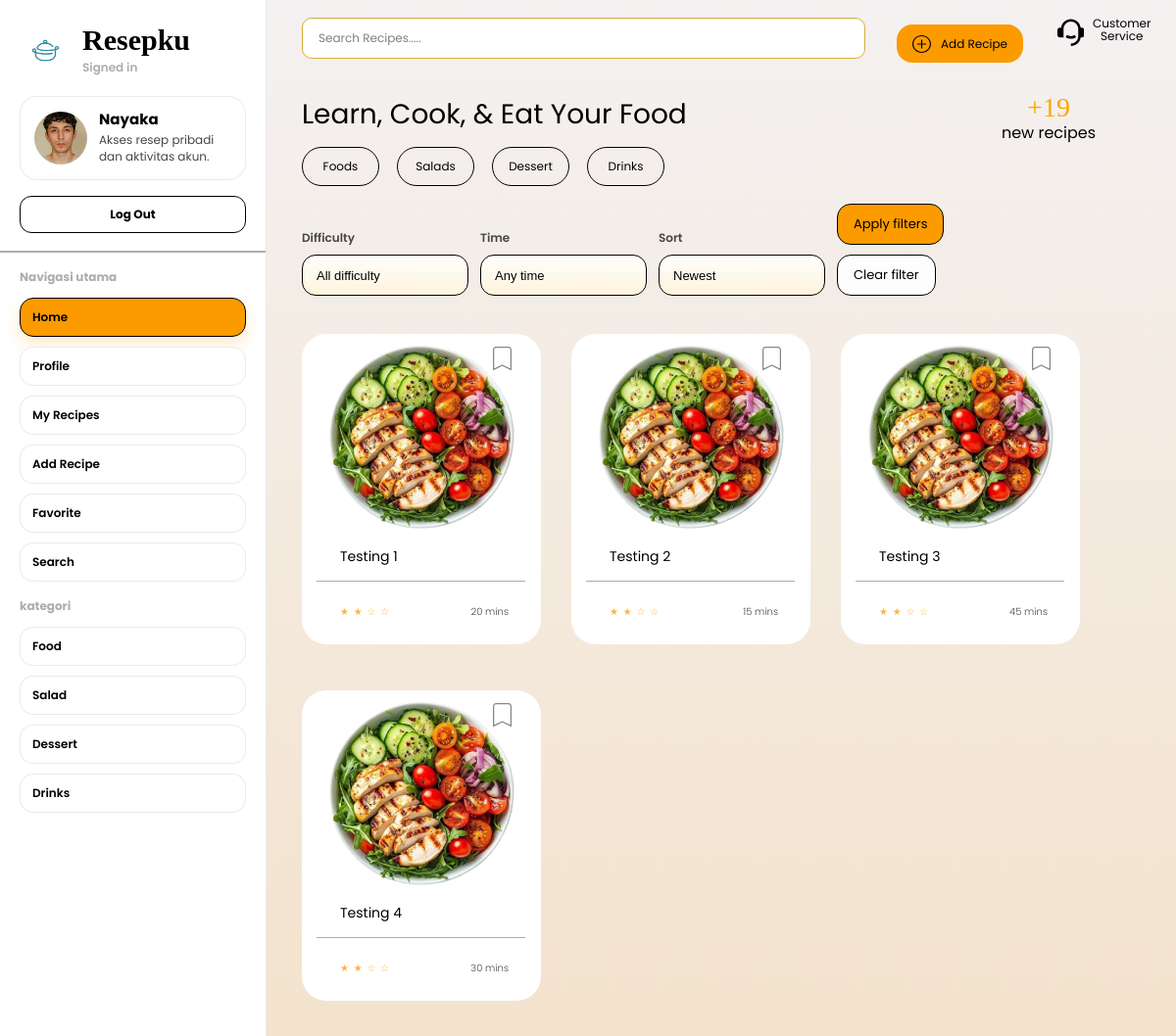
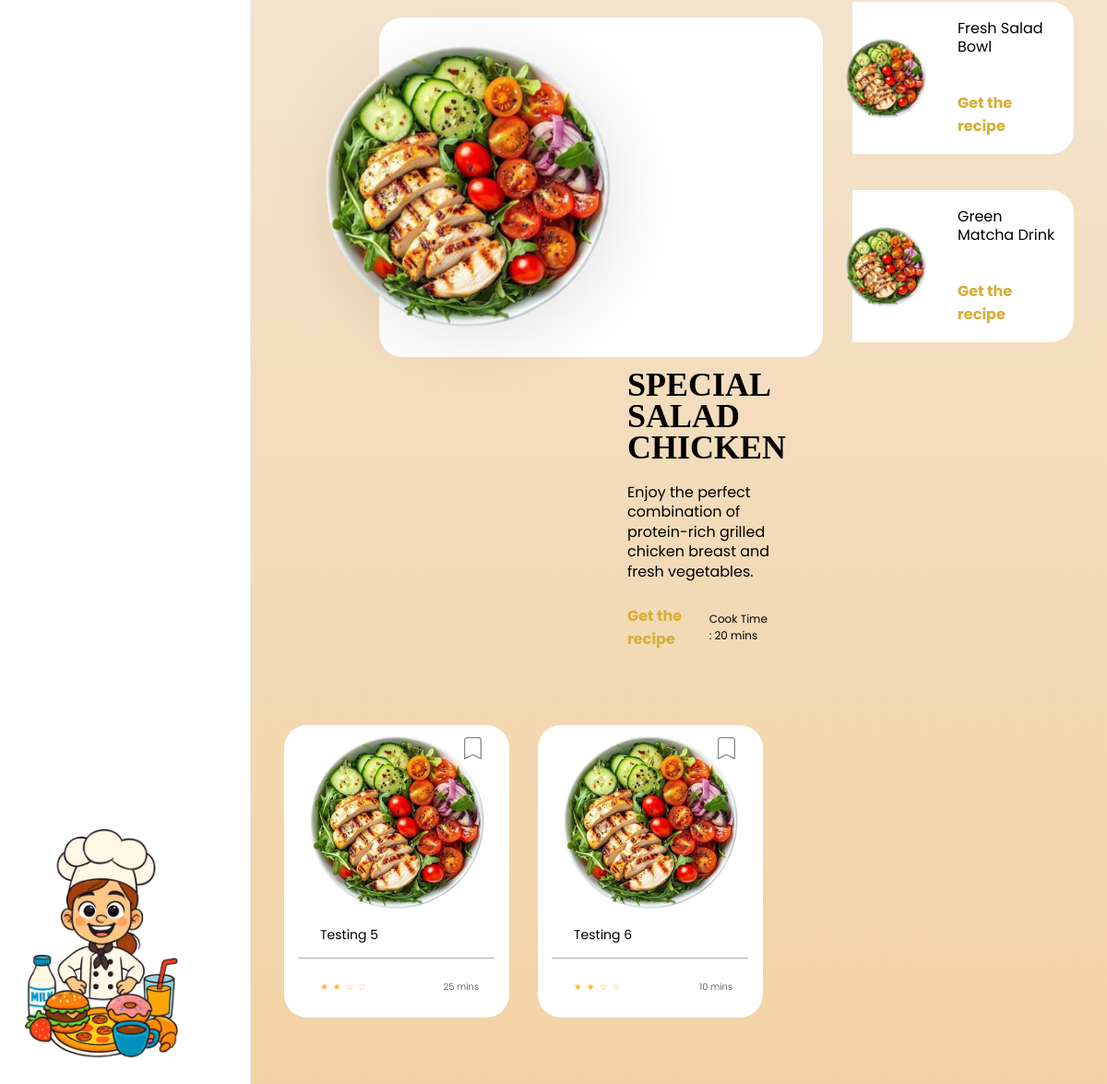
The app's page /home/index.php with its own data (2 pictures, top to bottom).
### tables this page shows
CREATE TABLE `recipes` (
  `resep_id` bigint UNSIGNED NOT NULL,
  `pengguna_id` bigint UNSIGNED NOT NULL,
  `nama_resep` varchar(255) NOT NULL,
  `deskripsi` text,
  `langkah_resep` text,
  `waktu_memasak` int DEFAULT NULL,
  `porsi` int DEFAULT NULL,
  `foto_resep` varchar(255) DEFAULT NULL,
  `kategori` varchar(100) DEFAULT NULL,
  `tingkat_kesulitan` enum('mudah','sedang','sulit') NOT NULL DEFAULT 'sedang',
  `dibuat_pada` timestamp NULL DEFAULT CURRENT_TIMESTAMP
);

### home/index.php (the view, shortened to what the rows shown need)
<?php
require_once __DIR__ . '/../config/helpers.php';
require_once __DIR__ . '/../data/recipe_repository.php';
$filters = [
    'q' => trim((string) ($_GET['q'] ?? '')),
    'category' => trim((string) ($_GET['category'] ?? '')),
    'difficulty' => trim((string) ($_GET['difficulty'] ?? '')),
    'max_time' => trim((string) ($_GET['max_time'] ?? '')),
    'sort' => trim((string) ($_GET['sort'] ?? 'newest')),
];
$isDefaultView = $filters['q'] === ''
    && $filters['category'] === ''
    && $filters['difficulty'] === ''
    && $filters['max_time'] === ''
    && $filters['sort'] === 'newest';
$recipes = recipe_catalog_filtered_db($filters, 24);
$defaultRecipes = $isDefaultView ? recipe_catalog_from_db() : [];
$topRecipes = $isDefaultView ? array_slice($defaultRecipes, 0, 4) : [];
$bottomRecipes = $isDefaultView ? array_slice($defaultRecipes, 4) : [];
$featured = [
    'title' => 'Special Salad Chicken',
    'image' => '../assets/img/recipe-salad-hero.png',
    'summary' => 'Enjoy the perfect combination of protein-rich grilled chicken breast and fresh vegetables.',
    'cook_time' => '20 mins',
    'id' => null,
];
?>
<!DOCTYPE html>
<html lang="id">
<head>
    <link rel="stylesheet" href="../assets/css/style.css">
</head>
<body class="home-page">
    <main class="home-main" data-node-id="1:312">
        <section class="home-hero">
            <div>
                <h1>Learn, Cook, &amp; Eat Your Food</h1>
            </div>
        </section>
        <?php if ($isDefaultView): ?>
            <section class="recipe-grid" aria-label="Daftar resep">
                <?php foreach ($topRecipes as $recipe): ?>
                    <article class="recipe-card" data-node-id="16:155">
                        <?php if (!empty($recipe['id'])): ?>
                            <a class="recipe-card__link" href="../resep/detail.php?id=<?= e((string) $recipe['id']) ?>">
                            </a>
                        <?php endif; ?>
                        <img class="recipe-card__image" src="<?= e($recipe['image']) ?>" alt="<?= e($recipe['title']) ?>">
                        <button class="recipe-card__bookmark" type="button" aria-label="Simpan resep">
                            <img src="../assets/img/icon-bookmark.svg" alt="">
                        </button>
                        <h2><?= e($recipe['title']) ?></h2>
                        <div class="recipe-card__line"></div>
                        <div class="recipe-card__meta">
                            <span class="recipe-card__stars">★ ★ ☆ ☆</span>
                            <span><?= e($recipe['cook_time']) ?></span>
                        </div>
                    </article>
                <?php endforeach; ?>
            </section>
            <section class="home-content-row">
                <?php if ($featured): ?>
                <article class="feature-card" data-node-id="16:163">
                    <div class="feature-card__body">
                        <h2><?= e($featured['title']) ?></h2>
                    </div>
                </article>
                <?php endif; ?>
            </section>
            <?php if ($bottomRecipes !== []): ?>
            <section class="recipe-grid recipe-grid--bottom" aria-label="Resep lainnya">
                <?php foreach ($bottomRecipes as $recipe): ?>
                    <article class="recipe-card" data-node-id="16:155">
                        <?php if (!empty($recipe['id'])): ?>
                            <a class="recipe-card__link" href="../resep/detail.php?id=<?= e((string) $recipe['id']) ?>">
                            </a>
                        <?php endif; ?>
                        <img class="recipe-card__image" src="<?= e($recipe['image']) ?>" alt="<?= e($recipe['title']) ?>">
                        <button class="recipe-card__bookmark" type="button" aria-label="Simpan resep">
                            <img src="../assets/img/icon-bookmark.svg" alt="">
                        </button>
                        <h2><?= e($recipe['title']) ?></h2>
                        <div class="recipe-card__line"></div>
                        <div class="recipe-card__meta">
                            <span class="recipe-card__stars">★ ★ ☆ ☆</span>
                            <span><?= e($recipe['cook_time']) ?></span>
                        </div>
                    </article>
                <?php endforeach; ?>
            </section>
            <?php endif; ?>
        <?php endif; ?>
    </main>
</body>
</html>

### records on screen
recipes: nama_resep "Testing 1", cook_time "20 mins"
recipes: nama_resep "Testing 2", cook_time "15 mins"
recipes: nama_resep "Testing 3", cook_time "45 mins"
recipes: nama_resep "Testing 4", cook_time "30 mins"
recipes: nama_resep "Testing 5", cook_time "25 mins"
recipes: nama_resep "Testing 6", cook_time "10 mins"

### other values on screen
$userName "Nayaka"
$pill['label'] "Foods"
$pill['label'] "Salads"
$pill['label'] "Dessert"
$pill['label'] "Drinks"
$featured['title'] "SPECIAL SALAD CHICKEN"
$featured['summary'] "Enjoy the perfect combination of protein-rich grilled chicken breast and fresh vegetables."
$featured['cook_time'] "20 mins"
$recipe['title'] "Fresh Salad Bowl"
$recipe['title'] "Green Matcha Drink"
form field difficulty "All difficulty"
form field max_time "Any time"
form field sort "Newest"
